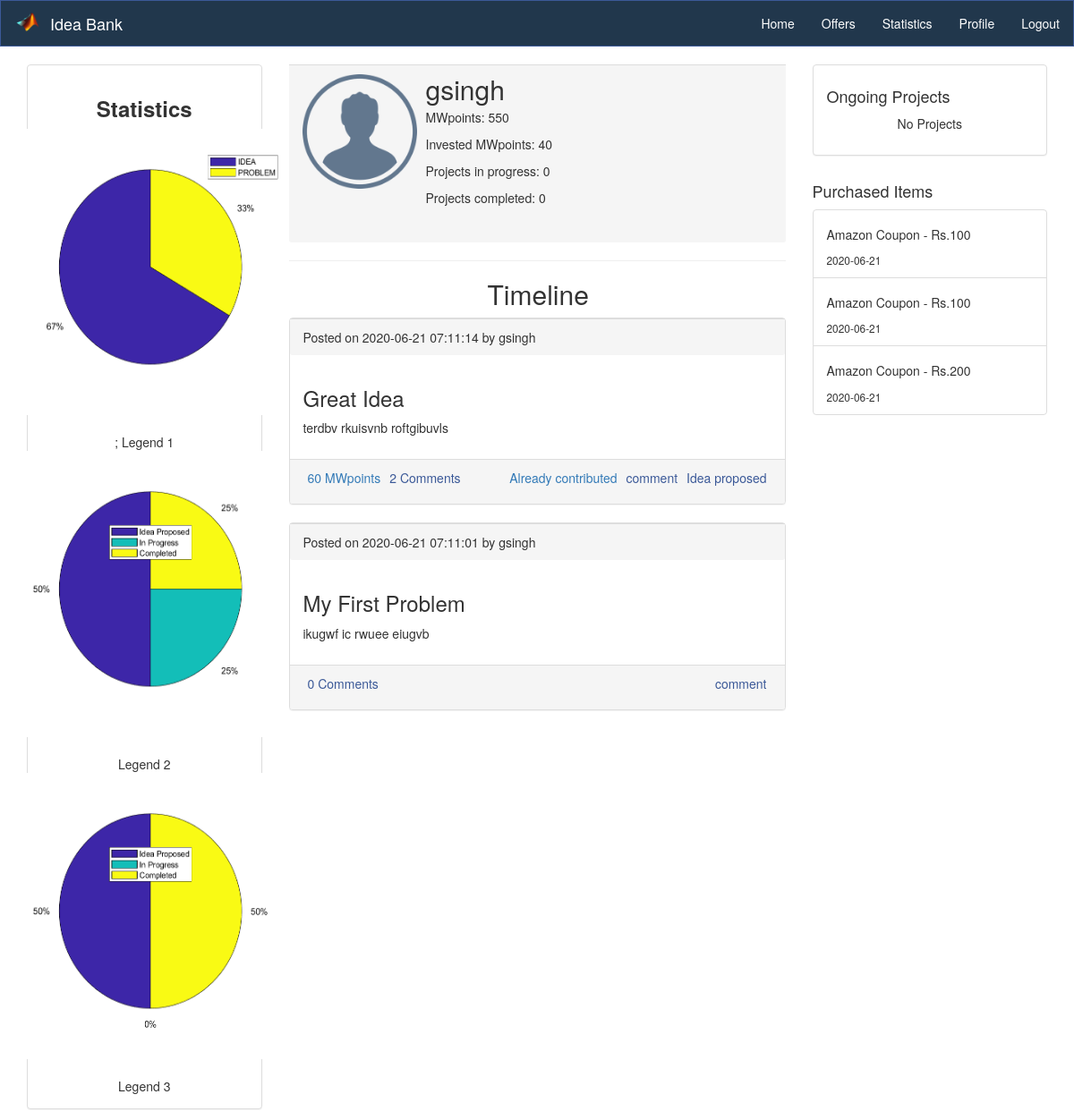
The app's page /profile.php?name=gsingh (signed in), older data.
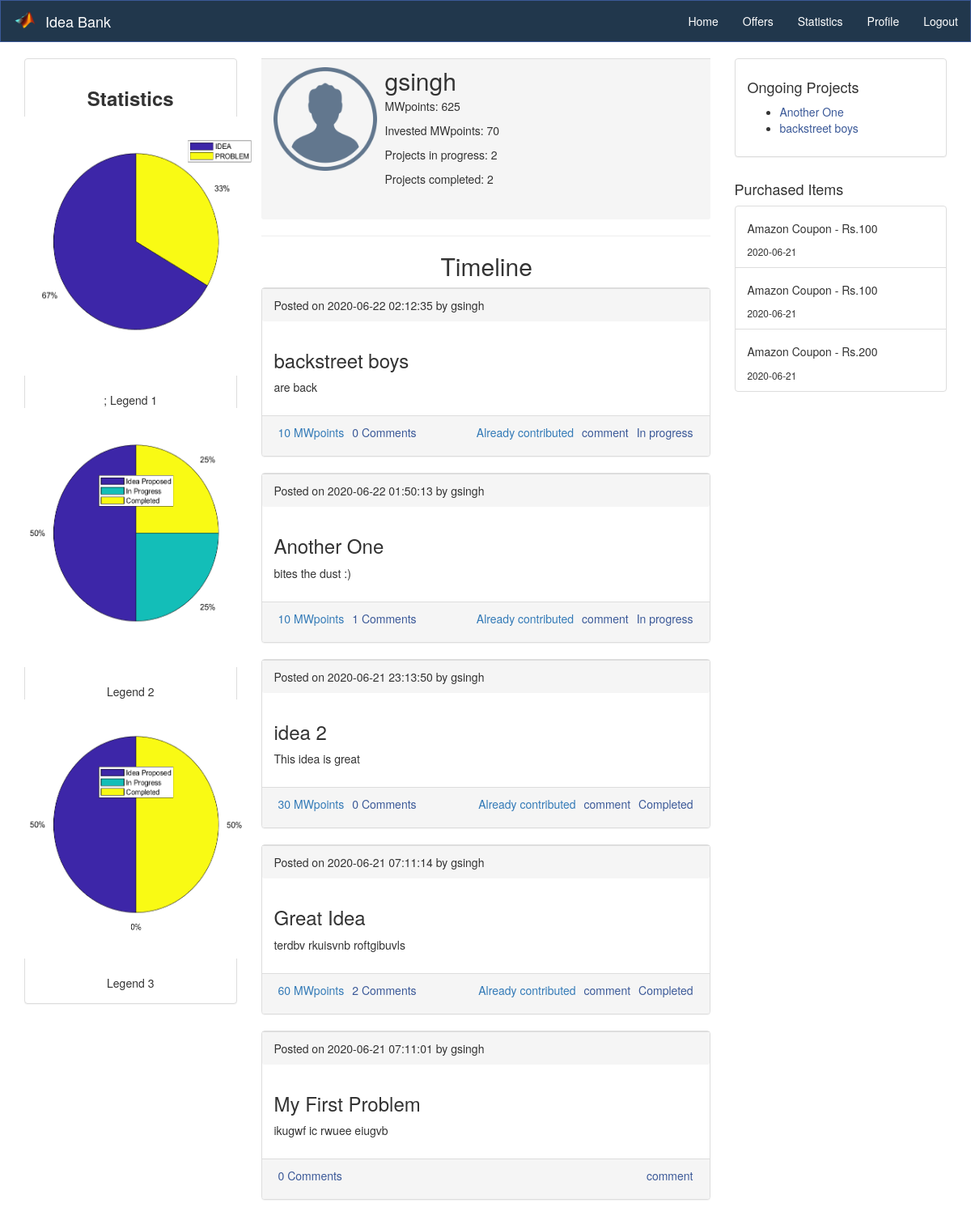
The same page, newer data.
### tables this page shows
CREATE TABLE `user` (
  `user_id` int(11) NOT NULL,
  `name` varchar(50) NOT NULL,
  `MWpoints` int(11) DEFAULT '100',
  `password` varchar(250) NOT NULL
);

CREATE TABLE `post` (
  `post_id` varchar(200) NOT NULL,
  `name` varchar(50) DEFAULT NULL,
  `current_status` varchar(30) DEFAULT NULL,
  `post_creation_time` datetime DEFAULT NULL,
  `post_text` text,
  `type` varchar(20) DEFAULT NULL,
  `post_heading` text
);

### functions.php (called while the page is built, shortened)
<?php
  function is_auth() {
    return isset($_SESSION['name']);
  }

### profile.php (the view, shortened to what this page needs)
<?php require_once "functions.php"; ?>
<?php include "header.php" ?>
<?php
$user = $_GET['name'];
$sql = "SELECT * FROM user WHERE name = '$user' ";
$result = mysqli_query($conn, $sql);
$row = mysqli_fetch_array($result);
$MWpoints = $row['MWpoints'];
$query1 = "SELECT sum(contribution) as inv from contributors where c_name = '$user'";
$result1 = mysqli_query($conn, $query1);
$result = mysqli_fetch_array($result1);
$inv = $result['inv'];
$status = "In progress";
$query1 = "SELECT count(*) as project_in_progress from post where name = '$user' and current_status = '$status'";
$result1 = mysqli_query($conn, $query1);
$result = mysqli_fetch_array($result1);
$project_in_progress = $result['project_in_progress'];
$status = "Completed";
$query1 = "SELECT count(*) as project_completed from post where name = '$user' and current_status = '$status'";
$result1 = mysqli_query($conn, $query1);
$result = mysqli_fetch_array($result1);
$project_completed = $result['project_completed'];
?>
<main class="container">
  <div class="row">
    <div class="col-md-3">
      <div class="panel panel-default">
        <div class="panel-body">
          <h3 style="text-align: center;"><b>Statistics</b></h3>
          <div style="display: flex; flex-direction: column; align-items: center; justify-content: center;">
            <img src="main.png" alt="pie chart" width="400" height="320" class="centerI" /><br>;
            Legend 1
          </div>
          <div style="display: flex; flex-direction: column; align-items: center; justify-content: center;">
            <img src="idea.png" alt="pie chart" width="400" height="320" class="centerI" /><br>
            Legend 2
          </div>
          <div style="display: flex; flex-direction: column; align-items: center; justify-content: center;">
            <img src="problem.png" alt="pie chart" width="400" height="320" class="centerI" /><br>
            Legend 3
          </div>
        </div>
      </div>
    </div>
    <div class="col-md-6">
      <div class="media">
        <div class="panel-footer">
          <div class="media-left">
            <img src="img/my_avatar.png" class="media-object" style="width: 128px; height: 128px;">
          </div>
          <div class="media-body">
            <h2 class="media-heading"><?php echo $user; ?></h2>
            <p>MWpoints: <?php echo $MWpoints; ?> </p>
            <p>Invested MWpoints: <?php echo $inv; ?> </p>
            <p>Projects in progress: <?php echo $project_in_progress; ?> </p>
            <p>Projects completed: <?php echo $project_completed; ?> </p>
            <br>
          </div>
        </div>
      </div>
      <hr>
      <h2 style="margin-left: 40%">Timeline</h2>
      <div>
        <?php
          $sql = "SELECT * from post where name = '$user' order by post_creation_time desc ";
          $result = mysqli_query($conn,$sql);
          if (mysqli_num_rows($result) > 0) {
            while($post = $result->fetch_assoc()) {
              $post_id = $post['post_id'];
              $query1 = "SELECT sum(contribution) as contr from contributors where post_id = '$post_id'";
              $MWpoints1 = mysqli_query($conn,$query1);
              $MWpoints = mysqli_fetch_array($MWpoints1);
              $query2 = "SELECT count(*) as comments from comment where post_id = '$post_id'";
              $num_comm1 = mysqli_query($conn,$query2);
              $num_comm = mysqli_fetch_array($num_comm1);
              $type = $post['type'];
              $creation_type = "Posted";
              ?>
                <div class="panel panel-default">
            <div class="panel-footer">
              <span><?php echo $creation_type; ?> on <?php echo $post['post_creation_time']; ?> by <?php echo $post['name']; ?></span>
            </div>
            <div class="panel-body">
              <h3><?php echo $post['post_heading']; ?></h3>
              <p><?php echo $post['post_text']; ?></p>
            </div>
            <div class="panel-footer" style = "height: 50px;">
              <?php
                  if($type == 'idea'){
                 $contribution = "contribution.php?post_id=".$post_id;
               ?>
               <span class="pull-left"><a class="text-primary" style = "padding: 5px" href="<?php echo $contribution; ?>">
                <?php
                  echo $MWpoints['contr']." MWpoints";}
                ?>
                </a></span>
               <span class="pull-left"><a class="text-secondary" style = "padding: 5px" href=<?php     echo "comment.php?post_id=".$post_id; ?>>
                <?php
                  echo $num_comm['comments']." Comments";
                ?>
               </a></span>
               <?php
                      if($_SESSION['name'] != "") {
               if($type == 'idea'){
               if($post['name']==$user){
               ?>
                  <span class="pull-right"><a class="text-secondary" style = "padding: 5px" href="<?php echo "status.php?post_id=".$post_id; ?>"> <?php echo $post['current_status'];?>
                  </a></span>
            <?php } else {?>
              <span class="pull-right"><a class="text-secondary" style = "padding: 5px" > <?php echo $post['current_status'];?>
                  </a></span>
            <?php }} ?>
              <span class="pull-right"><a class="text-secondary" style = "padding: 5px" href=<?php     echo "comment.php?post_id=".$post_id; ?>>  comment  </a></span>
              <span class="pull-right"><a class="text-primary" style = "padding: 5px" href= <?php     echo "contribute_post.php?post_id=".$post_id; ?> >
              <?php
                  if($type == 'idea'){
                   $query5 = "SELECT * from contributors where post_id = '$post_id' and c_name = '$user' ";
                  $result5 = mysqli_query($conn,$query5);
                  if(mysqli_num_rows($result5)==0){
                   echo 'Contribute(10 MWpoints)';
                  }
                  else{
                    echo 'Already contributed';
                  }}
                ?>
                </a></span>
              <?php }?>
            </div>
          </div>
              <?php
            }
          } else {
            ?>
              <p class="text-center">No posts yet!</p>
            <?php
          }
        ?>
      </div>
    </div>
    <div class="col-md-3">
      <div class="panel panel-default">
        <div class="panel-body">
          <h4>Ongoing Projects</h4>
          <?php
            $sql = "select post_id,post_heading from post where current_status = 'In Progress' AND name = '$user'";
            $result = mysqli_query($conn,$sql);
            if ($result->num_rows > 0) {
              ?><ul><?php
              while($af_user = $result->fetch_assoc()) {
                ?>
                <li>
                <span><a href=<?php     echo "comment.php?post_id=".$af_user['post_id']; ?>><?php echo $af_user['post_heading'] ?></a></span>
                </li>
                <?php
              }
              ?></ul><?php
            } else {
              ?>
                <p class="text-center">No Projects</p>
              <?php
            }
          ?>
        </div>
      </div>
    </div>
    <div class="col-md-3">
      <h4>Purchased Items</h4>
      <div class="list-group">
        <?php
        $sql = "SELECT offer_title, purchase_date  FROM purchases natural join offers WHERE username = '$user'";
        $result = mysqli_query($conn, $sql);
        if (mysqli_num_rows($result) > 0) { ?>
          <?php
          while ($item = $result->fetch_assoc()) { ?>
            <span class="list-group-item list-group-item-action flex-column align-items-start">
              <div class="d-flex w-100 justify-content-between">
                <h5 class="mb-1"><?php echo $item['offer_title']; ?></h5>
              </div>
              <small>
                <?php echo $item['purchase_date']; ?>
              </small>
            </span>
          <?php } ?>
        <?php } ?>
      </div>
    </div>
  </div>
</main>
<?php include "footer.php" ?>

### header.php (shortened to what this page needs)
<?php require_once "functions.php"; ?>
<!DOCTYPE html>
<html>
<head>
  <link rel="stylesheet" type="text/css" href="css/bootstrap.css">
  <link rel="stylesheet" type="text/css" href="css/style.css">
</head>
<body>
  <nav class="navbar navbar-default">
    <div class="container-fluid">
      <div class="navbar-header">
        <div style = "display: flex; flex-direction: row;">
        <img src = "mw_logo.png" alt = "logo" width = "30" height = "30" style = "margin-right: 10px; position: relative; top: 7px;"/>
        <a class="navbar-brand" href="index.php">Idea Bank</a>
        </div>
      </div>
      <ul class="nav navbar-nav navbar-right">
        <?php if(is_auth()): ?>
          <?php
            if($_SESSION['name'] != ""){
          ?>
          <li><a href="home.php">Home</a></li>
          <li><a href="redeem.php">Offers</a></li>
          <li><a href="sample1.php">Statistics</a></li>
          <li><a href="profile.php?name=<?php echo $_SESSION['name']; ?>">Profile</a></li>
        <?php } ?>
          <li><a href="logout.php">Logout</a></li>
        <?php endif; ?>
      </ul>
    </div>
  </nav>

### footer.php (shortened to what this page needs)
</body>
</html>

### css/style.css (style rules this page uses)
a { color: #3b5998; }
.navbar { -webkit-border-radius: 0; -moz-border-radius: 0; border-radius: 0; }
.navbar-default { background-color: #21374c; border-color: #3b5998; }
.navbar-default .navbar-brand { color: #fff; }
.navbar-default .navbar-nav > li > a { color: #fff; }

Row changes from the older to the newer data that the page shows:
changed user: MWpoints "550" → "625"
added post: creation_type "Posted", post_creation_time "2020-06-22 02:12:35", name "gsingh", post_heading "backstreet boys", post_text "are back", contr "10", comments "0", current_status "In progress", type "Already contributed"
added post: creation_type "Posted", post_creation_time "2020-06-22 01:50:13", name "gsingh", post_heading "Another One", post_text "bites the dust :)", contr "10", comments "1", current_status "In progress", type "Already contributed"
added post: creation_type "Posted", post_creation_time "2020-06-21 23:13:50", name "gsingh", post_heading "idea 2", post_text "This idea is great", contr "30", comments "0", current_status "Completed", type "Already contributed", shown under "Timeline"
changed post "Great Idea": current_status "Idea proposed" → "Completed"
Text that changed along with them:
$inv: "40" → "70"
$project_in_progress: "0" → "2"
$project_completed: "0" → "2"
text no longer shown: "No Projects"
